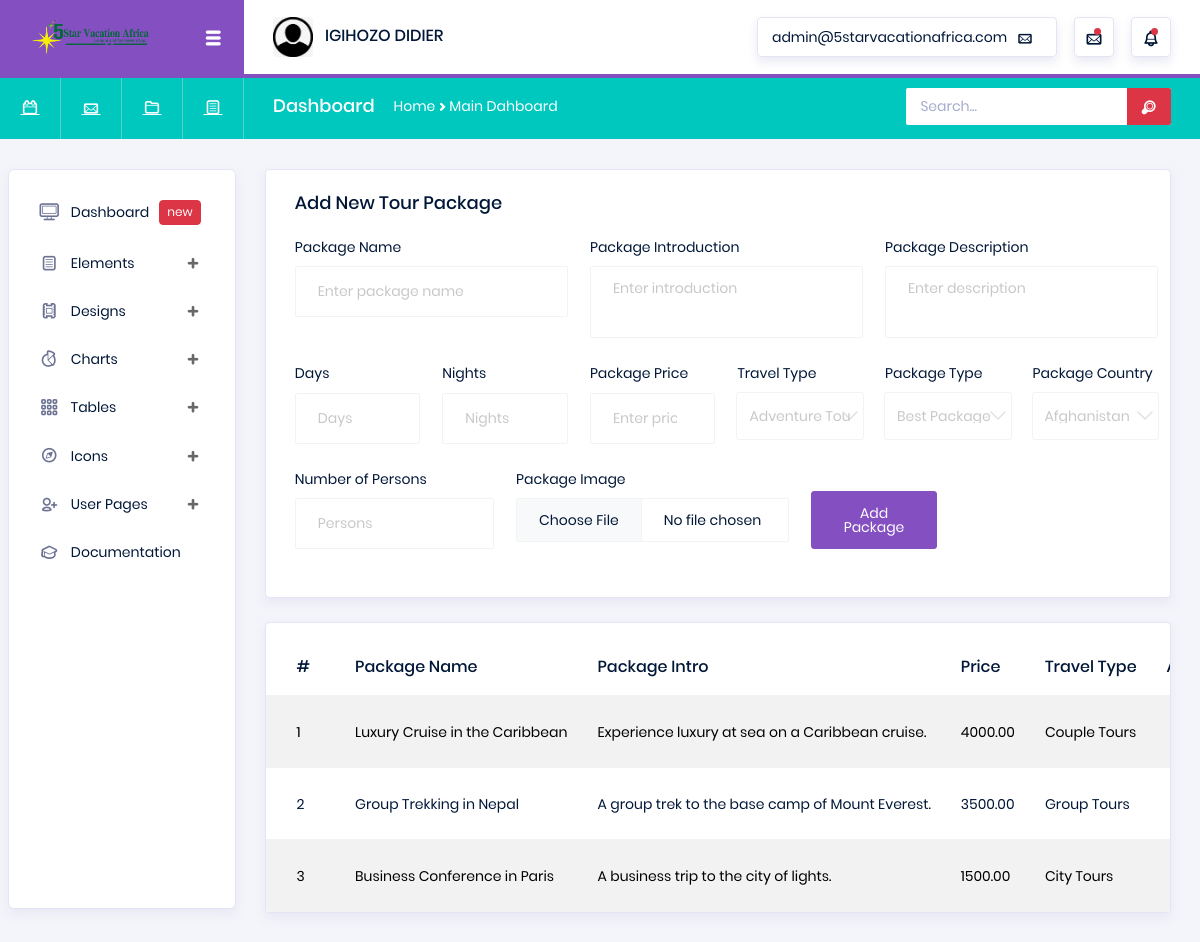
The page /admin/packages.php (signed in) on the database its author committed.
### tables this page shows
CREATE TABLE `Packages` (
  `package_id` int(11) NOT NULL AUTO_INCREMENT,
  `name` varchar(255) NOT NULL,
  `intro` text NOT NULL,
  `description` text NOT NULL,
  `days` int(11) NOT NULL,
  `nights` int(11) NOT NULL,
  `price` decimal(10,2) NOT NULL,
  `travel_type` int(11) NOT NULL,
  `package_type` int(11) NOT NULL,
  `country_id` int(11) NOT NULL,
  `num_persons` int(11) NOT NULL,
  `image` varchar(255) DEFAULT NULL,
  `status` int(1) DEFAULT 1,
  `created_at` datetime DEFAULT current_timestamp(),
  PRIMARY KEY (`package_id`)
);

CREATE TABLE `tour_categories` (
  `id` int(11) NOT NULL AUTO_INCREMENT,
  `name` varchar(100) NOT NULL,
  `status` tinyint(1) DEFAULT 1,
  `created_at` datetime DEFAULT current_timestamp(),
  `updated_at` datetime DEFAULT current_timestamp() ON UPDATE current_timestamp(),
  PRIMARY KEY (`id`)
);

### admin/packages.php (the view, shortened to what this page needs)
<?php
require("lib/header.php");
@require("../lib/drive.php");
$con = $pdo;
?>
<div class="main-panel">
    <div class="content-wrapper">
        <div class="row">
            <div class="col-md-12">
                <div class="card">
                    <div class="card-body">
                        <h4 class="card-title">Add New Tour Package</h4>
                        <form method="post" enctype="multipart/form-data" style="width:102%">
                            <div class="form-row row">
                                <div class="form-group col-md-4">
                                    <label for="packageName">Package Name</label>
                                    <input type="text" class="form-control" id="packageName" name="packageName" placeholder="Enter package name" required>
                                </div>
                                <div class="form-group col-md-4">
                                    <label for="packageIntro">Package Introduction</label>
                                    <textarea class="form-control" id="packageIntro" name="packageIntro" rows="3" placeholder="Enter introduction" required></textarea>
                                </div>
                                <div class="form-group col-md-4">
                                    <label for="packageDesc">Package Description</label>
                                    <textarea class="form-control" id="packageDesc" name="packageDesc" rows="3" placeholder="Enter description" required></textarea>
                                </div>
                                <div class="form-group col-md-2">
                                    <label for="days">Days</label>
                                    <input type="number" class="form-control" id="days" name="days" placeholder="Days" required>
                                </div>
                                <div class="form-group col-md-2">
                                    <label for="nights">Nights</label>
                                    <input type="number" class="form-control" id="nights" name="nights" placeholder="Nights" required>
                                </div>
                                <div class="form-group col-md-2">
                                    <label for="price">Package Price</label>
                                    <input type="number" class="form-control" id="price" name="price" placeholder="Enter price" required>
                                </div>
                                <div class="form-group col-md-2">
                                    <label for="travelType">Travel Type</label>
                                    <select class="form-control" id="travelType" name="travelType" required>
                                        <?php
                                        $categories = $con->query("SELECT * FROM tour_categories ORDER BY name ASC");
                                        while ($row = $categories->fetch(PDO::FETCH_ASSOC)) {
                                            echo "<option value='{$row['id']}'>{$row['name']}</option>";
                                        }
                                        ?>
                                    </select>
                                </div>
                                <div class="form-group col-md-2">
                                    <label for="packageType">Package Type</label>
                                    <select class="form-control" id="packageType" name="packageType" required>
                                        <?php
                                        $Packages = $con->query("SELECT * FROM tour_packages ORDER BY name ASC");
                                        while ($row = $Packages->fetch(PDO::FETCH_ASSOC)) {
                                            echo "<option value='{$row['id']}'>{$row['name']}</option>";
                                        }
                                        ?>
                                    </select>
                                </div>
                                <div class="form-group col-md-2">
                                    <label for="countryId">Package Country</label>
                                    <select class="form-control" id="countryId" name="countryId" required>
                                        <?php
                                        $countries = $con->query("SELECT * FROM countries WHERE active = 1 ORDER BY country_name ASC");
                                        while ($row = $countries->fetch(PDO::FETCH_ASSOC)) {
                                            echo "<option value='{$row['country_id']}'>{$row['country_name']}</option>";
                                        }
                                        ?>
                                    </select>
                                </div>
                                <div class="form-group col-md-3">
                                    <label for="numPersons">Number of Persons</label>
                                    <input type="number" class="form-control" id="numPersons" name="numPersons" placeholder="Persons" required>
                                </div>
                                <div class="form-group col-md-4">
                                    <label for="packageImage">Package Image</label>
                                    <input type="file" class="form-control" id="packageImage" name="packageImage" accept="image/*" required>
                                </div>
                                <div class="form-group col-md-2 d-flex align-items-end">
                                    <button type="submit" class="btn btn-primary">Add Package</button>
                                </div>
                            </div>
                        </form>
                    </div>
                </div>
                <div class="card mt-4">
                    <div class="table-responsive pt-3">
                        <table class="table table-striped project-orders-table">
                            <thead>
                                <tr>
                                    <th>#</th>
                                    <th>Package Name</th>
                                    <th>Package Intro</th>
                                    <th>Price</th>
                                    <th>Travel Type</th>
                                    <th>Actions</th>
                                </tr>
                            </thead>
                            <tbody>
                                <?php
                                $stmt = $con->query("SELECT * FROM Packages ORDER BY package_id DESC");
                                $index = 1;
                                while ($row = $stmt->fetch(PDO::FETCH_ASSOC)) {
                                    $categoryQuery = $con->prepare("SELECT name FROM tour_categories WHERE id = :category_id");
                                    $categoryQuery->execute(['category_id' => $row['travel_type']]);
                                    $category = $categoryQuery->fetch(PDO::FETCH_ASSOC);
                                    $id = $row['package_id'];
                                    echo "<tr>
                                            <td>{$index}</td>
                                            <td>{$row['name']}</td>
                                            <td>{$row['intro']}</td>
                                            <td>{$row['price']}</td>
                                            <td>{$category['name']}</td>
                                            <td><a href='delete-package.php?id=$id' style='text-decoration:none;color:#F00;font-size:30px;float:right'><i class='typcn typcn-delete'></i></a></td>
                                        </tr>";
                                    $index++;
                                }
                                ?>
                            </tbody>
                        </table>
                    </div>
                </div>
            </div>
        </div>
    </div>
</div>

### rows shown on the page
packages: name "Luxury Cruise in the Caribbean", intro "Experience luxury at sea on a Caribbean cruise.", price "4000.00", tour_categories.name "Couple Tours"
packages: name "Group Trekking in Nepal", intro "A group trek to the base camp of Mount Everest.", price "3500.00", tour_categories.name "Group Tours"
packages: name "Business Conference in Paris", intro "A business trip to the city of lights.", price "1500.00", tour_categories.name "City Tours"

### other values the page prints
form field travelType "Adventure Tours"
form field packageType "Best Package"
form field countryId "Afghanistan"
